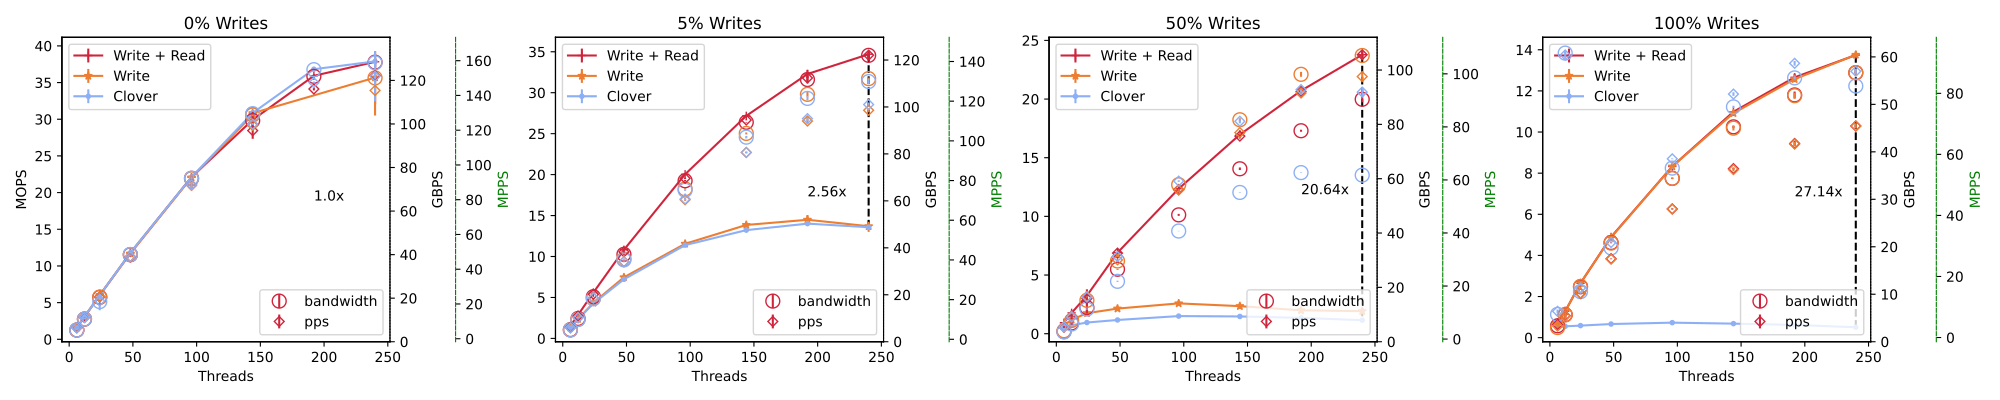

Recreate this plot in Python.
import matplotlib
import matplotlib.pyplot as plt
from statistics import mean
import numpy as np
from common import *

fig, (ax1, ax2, ax3, ax4) = plt.subplots(1,4, figsize=(20,4))

def tput_err(ax,rws,ws, clover):
    scale_mil(rws)
    scale_mil(ws)
    scale_mil(clover)
    ax.errorbar(rws["threads"],rws["ops"],rws["err"],label=read_write_steering_label, marker=read_write_steering_marker, color=read_write_steering_color)
    ax.errorbar(ws["threads"],ws["ops"],ws["err"],label=write_steering_label,marker=write_steering_marker,color=write_steering_color)
    ax.errorbar(clover["threads"],clover["ops"],clover["err"],label=default_clover_label,marker=default_clover_marker, color=default_clover_color)

    plot_max_improvement(ax,rws,clover,"threads")

    #ax.set_yscale("log")
    ax.legend(loc='upper left', ncol=1)
    ax.set_xlabel('Threads')




#def add_bw(ax, rws, ws, clover, pps=False):
def add_bw(ax, rws, ws, clover, pps=True):
    rw_bw, rw_bw_err = get_gbps_and_err(rws)
    w_bw, w_bw_err = get_gbps_and_err(ws)
    c_bw, c_bw_err = get_gbps_and_err(clover)
    rw_pk, rw_pk_err = get_mpps_and_err(rws)
    w_pk, w_pk_err = get_mpps_and_err(ws)
    c_pk, c_pk_err = get_mpps_and_err(clover)

    #ax.set_ylim(0,60)

    ax2=ax.twinx()
    p1 = ax2.errorbar(rws["threads"], rw_bw, yerr=rw_bw_err, color=read_write_steering_color, marker='o', markersize=10, markerfacecolor="none", linestyle='none',label="bandwidth")
    ax2.errorbar(ws["threads"], w_bw, yerr=w_bw_err, color=write_steering_color, marker='o', markersize=10, linestyle='none', markerfacecolor="none")
    ax2.errorbar(clover["threads"], c_bw, yerr=c_bw_err, color=default_clover_color, marker='o',linestyle='none', markersize=10, markerfacecolor="none")

    ax2.spines.right.set_linestyle(':')
    ax2.set_ylabel("GBPS")
    ax2.set_ylim(0)


    #ax2.set_ylim(0,400)

    if pps:
        ax3=ax.twinx()
        ax3.spines.right.set_position(("axes", 1.2))

        p2 = ax3.errorbar(rws["threads"], rw_pk, yerr=rw_pk_err, color=read_write_steering_color, marker="D", markersize=5, markerfacecolor="none", linestyle='none', label="pps")
        ax3.errorbar(ws["threads"], w_pk, yerr=w_pk_err, color=write_steering_color, markersize=5, marker="D", markerfacecolor="none", linestyle='none')
        ax3.errorbar(clover["threads"], c_pk, yerr=w_pk_err, color=default_clover_color, markersize=5, marker="D", markerfacecolor="none", linestyle='none')
        ax3.spines.right.set_linestyle('--')
        ax3.spines.right.set_color('green')
        ax3.spines.right.set_hatch('O')
        ax3.yaxis.label.set_color('green')

        ax3.set_ylabel("MPPS")
        ax3.legend(handles=[p1, p2], loc="lower right")

measurements=["clover_C", "write_C","rw_C", "clover_B", "write_B","rw_B", "clover_A", "write_A","rw_A", "clover_W", "write_W","rw_W"]

ycsbs=["C", "B", "A", "W"]

#feilds=["ops", "threads", "err"]
feilds=["ops", "err", "threads", "duration", "total_bytes", "total_bytes_error", "total_packets", "total_packets_error"]
md=dict() #measurement dict

db = read_from_txt("128_avg.txt")
chunked_db=divide_db(db,len(measurements))
for cdb, m in zip(chunked_db, measurements):
    md[m]=select_feilds(cdb, feilds)
    print(md[m])



####################### 128 YCSB A
clover_with_buffering_C= md["clover_C"]
write_steering_C    =   md["write_C"]
read_write_steering_C  = md["rw_C"]
tput_err(ax1,read_write_steering_C,write_steering_C,clover_with_buffering_C)
add_bw(ax1,read_write_steering_C,write_steering_C,clover_with_buffering_C)


ax1.set_title('0% Writes')
ax1.set_ylabel('MOPS')

####################### YCSB B
clover_with_buffering_B=md["clover_B"]
write_steering_B=        md["write_B"]
read_write_steering_B=   md["rw_B"]

tput_err(ax2,read_write_steering_B,write_steering_B,clover_with_buffering_B)
add_bw(ax2,read_write_steering_B,write_steering_B,clover_with_buffering_B)
ax2.set_title('5% Writes')
#ax1.set_ylim(top=350)


####################### YCSB A
clover_with_buffering_A= md["clover_A"]
write_steering_A=        md["write_A"]
read_write_steering_A=   md["rw_A"]
tput_err(ax3,read_write_steering_A,write_steering_A,clover_with_buffering_A)
add_bw(ax3,read_write_steering_A,write_steering_A,clover_with_buffering_A)
ax3.set_title('50% Writes')


clover_with_buffering_W= md["clover_W"]
write_steering_W=        md["write_W"]
read_write_steering_W=   md["rw_W"]
tput_err(ax4,read_write_steering_W,write_steering_W,clover_with_buffering_W)
add_bw(ax4,read_write_steering_W,write_steering_W,clover_with_buffering_W)
ax4.set_title('100% Writes')






# plt.tight_layout()
# #ax1.tight_layout()
# plt.savefig(figure_name+'.pdf')
# plt.savefig(figure_name+'.png')
# #plt.show()

plt.tight_layout()
save_fig(plt)
